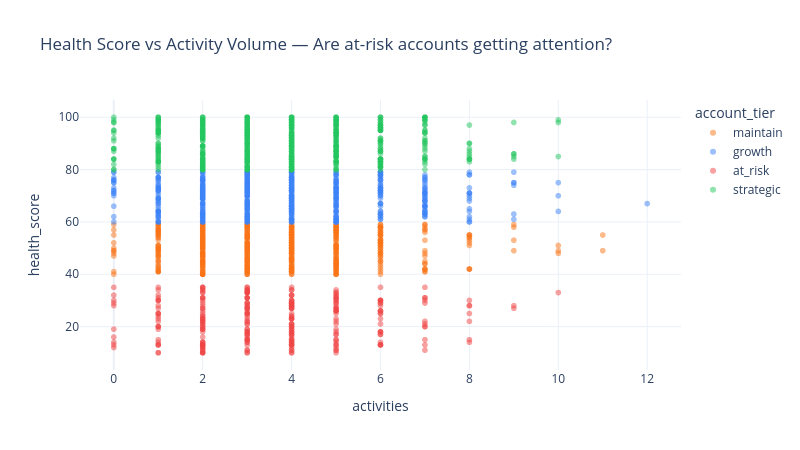

Write notebook code for a chart like this one.
### Code cell
# ── Health score vs activity volume ──
health_activity = q("""
    SELECT a.account_id, a.health_score, a.account_tier,
           COUNT(act.activity_id) as activities,
           MAX(act.activity_date) as last_activity
    FROM accounts a
    LEFT JOIN v_activities_clean act ON a.account_id = act.account_id
    GROUP BY a.account_id, a.health_score, a.account_tier
""")

fig = px.scatter(health_activity, x="activities", y="health_score",
                 color="account_tier", title="Health Score vs Activity Volume — Are at-risk accounts getting attention?",
                 color_discrete_map={"strategic":"#22c55e", "growth":"#3b82f6",
                                      "maintain":"#f97316", "at_risk":"#ef4444"},
                 opacity=0.5, hover_data=["account_id"])
fig.update_layout(height=450, width=800)
fig.show()

print("\nAvg activities by tier:")
for tier in ["strategic", "growth", "maintain", "at_risk"]:
    avg = health_activity[health_activity.account_tier == tier].activities.mean()
    print(f"  {tier}: {avg:.1f} activities")

### Figure 1 — Plotly figure (JSON) as saved in the notebook; plotly's stock layout.template omitted (floating-point values rounded to 4 significant figures; data arrays with more than 128 entries replaced by an {"elided": "..."} marker saying what was removed)
{"data": [{"customdata": {"elided": "553x1 int values"}, "hovertemplate": "account_tier=maintain<br>activities=%{x}<br>health_score=%{y}<br>account_id=%{customdata[0]}<extra></extra>", "legendgroup": "maintain", "marker": {"color": "#f97316", "opacity": 0.5, "symbol": "circle"}, "mode": "markers", "name": "maintain", "showlegend": true, "type": "scattergl", "x": {"elided": "553 int values"}, "xaxis": "x", "y": {"elided": "553 int values"}, "yaxis": "y"}, {"customdata": {"elided": "556x1 int values"}, "hovertemplate": "account_tier=growth<br>activities=%{x}<br>health_score=%{y}<br>account_id=%{customdata[0]}<extra></extra>", "legendgroup": "growth", "marker": {"color": "#3b82f6", "opacity": 0.5, "symbol": "circle"}, "mode": "markers", "name": "growth", "showlegend": true, "type": "scattergl", "x": {"elided": "556 int values"}, "xaxis": "x", "y": {"elided": "556 int values"}, "yaxis": "y"}, {"customdata": {"elided": "288x1 int values"}, "hovertemplate": "account_tier=at_risk<br>activities=%{x}<br>health_score=%{y}<br>account_id=%{customdata[0]}<extra></extra>", "legendgroup": "at_risk", "marker": {"color": "#ef4444", "opacity": 0.5, "symbol": "circle"}, "mode": "markers", "name": "at_risk", "showlegend": true, "type": "scattergl", "x": {"elided": "288 int values"}, "xaxis": "x", "y": {"elided": "288 int values"}, "yaxis": "y"}, {"customdata": {"elided": "603x1 int values"}, "hovertemplate": "account_tier=strategic<br>activities=%{x}<br>health_score=%{y}<br>account_id=%{customdata[0]}<extra></extra>", "legendgroup": "strategic", "marker": {"color": "#22c55e", "opacity": 0.5, "symbol": "circle"}, "mode": "markers", "name": "strategic", "showlegend": true, "type": "scattergl", "x": {"elided": "603 int values"}, "xaxis": "x", "y": {"elided": "603 int values"}, "yaxis": "y"}], "layout": {"height": 450, "legend": {"title": {"text": "account_tier"}, "tracegroupgap": 0}, "title": {"text": "Health Score vs Activity Volume — Are at-risk accounts getting attention?"}, "width": 800, "xaxis": {"anchor": "y", "domain": [0, 1], "title": {"text": "activities"}}, "yaxis": {"anchor": "x", "domain": [0, 1], "title": {"text": "health_score"}}}}
